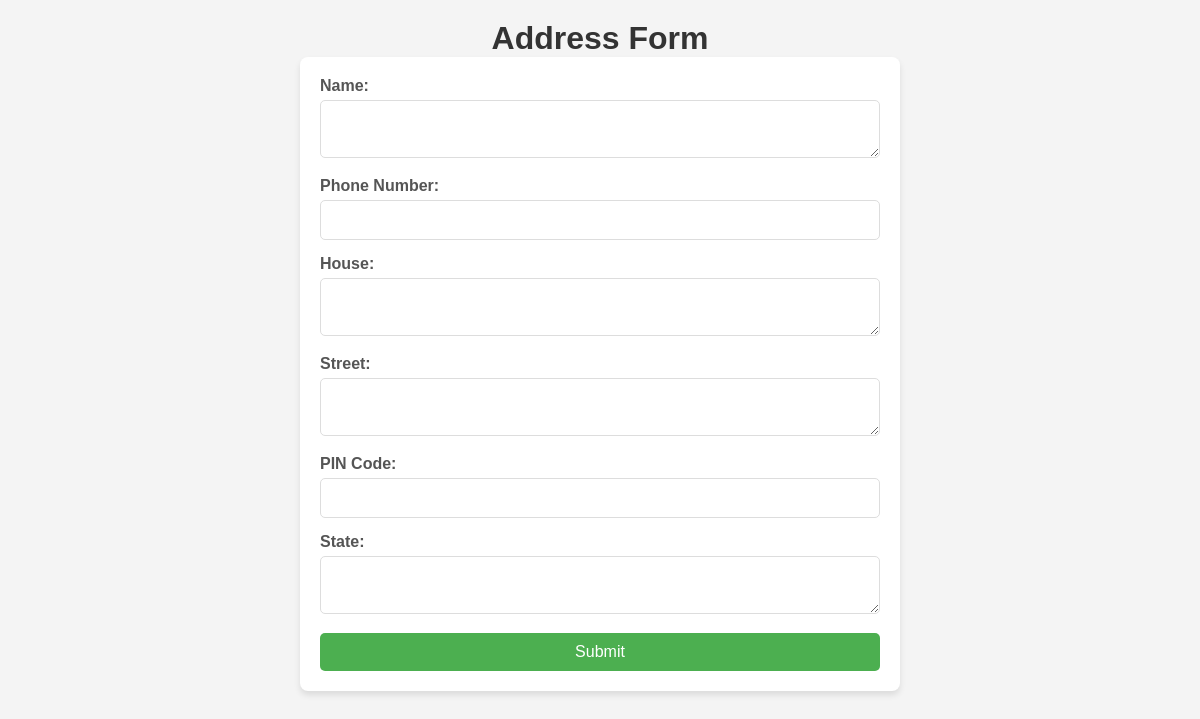
/address (signed in), run on an earlier commit of the app's database.
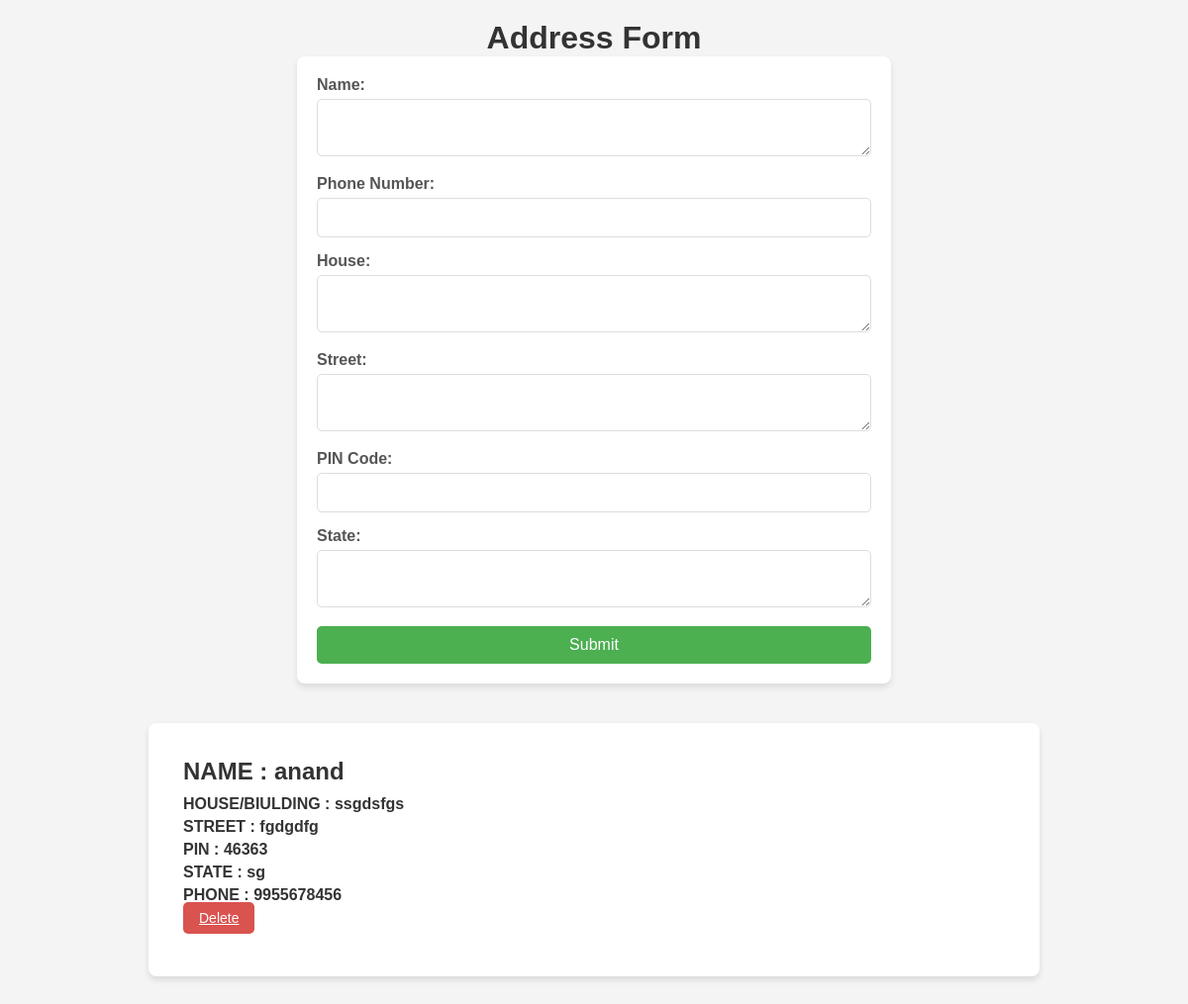
And on a later commit of the database.
### mobile_app/models.py (models this page shows)
class Address(models.Model):
    user=models.ForeignKey(User,on_delete=models.CASCADE)
    name=models.TextField()
    phn=models.IntegerField()
    house=models.TextField()
    street=models.TextField()
    pin=models.IntegerField()
    state=models.TextField()

### mobile_app/views.py (the view)
# urls.py: path('address',views.add_address),
def add_address(req):
    if 'user' in req.session:
        user=User.objects.get(username=req.session['user'])
        data=Address.objects.filter(user=user)
        if req.method=='POST':
            user=User.objects.get(username=req.session['user'])
            name=req.POST['name']
            phn=req.POST['phn']
            house=req.POST['house']
            street=req.POST['street']
            pin=req.POST['pin']
            state=req.POST['state']
            data=Address.objects.create(user=user,name=name,phn=phn,house=house,street=street,pin=pin,state=state)
            data.save()
            return redirect(add_address)
        else:
            return render(req,'user/address.html',{'data':data})
    else:
        return redirect(shop_log)

### templates/user/address.html (shortened to what this page needs)
<!DOCTYPE html>
<html lang="en">
<head>
    {% load static %}
    <link rel="stylesheet" href="{% static 'address.css' %}">
</head>
<body>
    <h1>Address Form</h1>
    <form method="POST">
        <div>
            <label for="name">Name:</label>
            <textarea id="name" name="name" rows="2" cols="30" required></textarea>
        </div>
        <div>
            <label for="phn">Phone Number:</label>
            <input type="text" id="phn" name="phn" maxlength="15" required>
        </div>
        <div>
            <label for="house">House:</label>
            <textarea id="house" name="house" rows="2" cols="30" required></textarea>
        </div>
        <div>
            <label for="street">Street:</label>
            <textarea id="street" name="street" rows="2" cols="30" required></textarea>
        </div>
        <div>
            <label for="pin">PIN Code:</label>
            <input type="number" id="pin" name="pin" required>
        </div>
        <div>
            <label for="state">State:</label>
            <textarea id="state" name="state" rows="2" cols="30" required></textarea>
        </div>
        <button type="submit">Submit</button>
    </form>
    <div class="col-lg-5">
        {% for i in data %}
        <div class="card">
          <div class="card-body">
              <h4 class="card-title"> NAME : {{i.name}}</h4>
              <h5 class="card-text"> HOUSE/BIULDING : {{i.house}}</h5>
              <h5 class="card-text">STREET : {{i.street}}</h5>
              <h5 class="card-text">PIN : {{i.pin}}</h5>
              <h5 class="card-text">STATE : {{i.state}}</h5>
              <h5 class="card-text">PHONE : {{i.phn}}</h5>
              <a href="delete_address/{{i.pk}}" class="btn btn-danger">Delete</a>
          </div>
        </div>
        {% endfor %}
      </div>
</body>
</html>

What changed in the data, as far as the page shows it:
added Address: name "anand", house "ssgdsfgs", street "fgdgdfg", pin "46363", state "sg", phn "9955678456"
